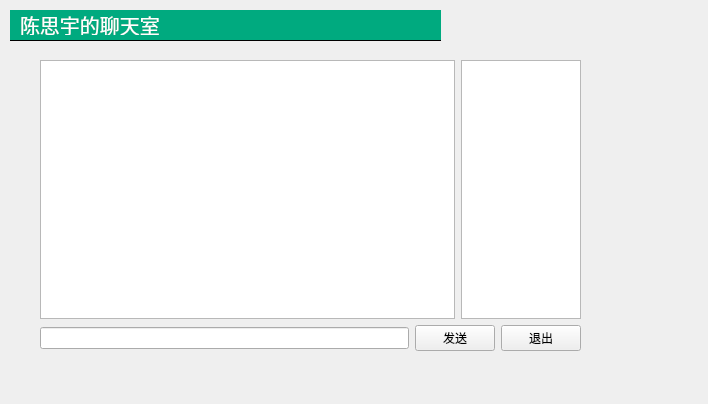
<?xml version="1.0" encoding="UTF-8"?>
<ui version="4.0">
 <class>MainWindow</class>
 <widget class="QMainWindow" name="MainWindow">
  <property name="geometry">
   <rect>
    <x>0</x>
    <y>0</y>
    <width>708</width>
    <height>404</height>
   </rect>
  </property>
  <property name="windowTitle">
   <string>聊天室客户端</string>
  </property>
  <property name="styleSheet">
   <string notr="true">#titleLabel{
background: white;
color :blue;
font-size: 20px;
border:none;
border-bottom: 1px solid black;
padding: 5px;
font：24pt&quot;黑体&quot;;
color:rgb(255,255,255);
background-color:rgba(0,170,127,255);
}

#mainFrame{
border:none;
background: white;
}

#loeinFrame{
background: qlineargradient(x1:0, y1:0, x2:0, y2: 1,stop:0#ddf,stop: 1 #aaf);
border: 1px soid gray;
padding: 10px;
borderradius: 25px;
}
</string>
  </property>
  <widget class="QWidget" name="centralwidget">
   <widget class="QLabel" name="titleLabel">
    <property name="geometry">
     <rect>
      <x>10</x>
      <y>10</y>
      <width>431</width>
      <height>31</height>
     </rect>
    </property>
    <property name="text">
     <string>陈思宇的聊天室</string>
    </property>
   </widget>
   <widget class="QStackedWidget" name="stackedWidget">
    <property name="geometry">
     <rect>
      <x>10</x>
      <y>40</y>
      <width>611</width>
      <height>321</height>
     </rect>
    </property>
    <property name="currentIndex">
     <number>1</number>
    </property>
    <widget class="QWidget" name="loginPage">
     <widget class="QFrame" name="loeinFrame">
      <property name="geometry">
       <rect>
        <x>80</x>
        <y>60</y>
        <width>411</width>
        <height>181</height>
       </rect>
      </property>
      <property name="styleSheet">
       <string notr="true">#titleLabel{
background: white;
color :blue;
font-size: 20px;
border:none;
border-bottom: 1px solid black;
padding: 5ps;
}

#mainFrame{
border:none;
background: white;
}

#loeinFrame{
background: qlineargradient(x1:0, y1:0, x2:0, y2: 1,stop:0#ddf,stop: 1 #aaf);
border: 1px soid gray;
padding: 10px;
borderradius: 25px;
}
</string>
      </property>
      <property name="frameShape">
       <enum>QFrame::Shape::StyledPanel</enum>
      </property>
      <property name="frameShadow">
       <enum>QFrame::Shadow::Raised</enum>
      </property>
      <widget class="QWidget" name="layoutWidget">
       <property name="geometry">
        <rect>
         <x>70</x>
         <y>30</y>
         <width>261</width>
         <height>131</height>
        </rect>
       </property>
       <layout class="QVBoxLayout" name="verticalLayout">
        <item>
         <layout class="QGridLayout" name="gridLayout">
          <item row="0" column="0">
           <widget class="QLabel" name="label_2">
            <property name="text">
             <string>服务器地址：</string>
            </property>
           </widget>
          </item>
          <item row="0" column="1">
           <widget class="QLineEdit" name="serverEdit"/>
          </item>
          <item row="1" column="0">
           <widget class="QLabel" name="label_3">
            <property name="text">
             <string>昵称：</string>
            </property>
           </widget>
          </item>
          <item row="1" column="1">
           <widget class="QLineEdit" name="userName"/>
          </item>
         </layout>
        </item>
        <item>
         <spacer name="verticalSpacer">
          <property name="orientation">
           <enum>Qt::Orientation::Vertical</enum>
          </property>
          <property name="sizeHint" stdset="0">
           <size>
            <width>10</width>
            <height>10</height>
           </size>
          </property>
         </spacer>
        </item>
        <item>
         <widget class="QPushButton" name="loginButton">
          <property name="text">
           <string>登入</string>
          </property>
         </widget>
        </item>
       </layout>
      </widget>
     </widget>
    </widget>
    <widget class="QWidget" name="chatPage">
     <widget class="QWidget" name="layoutWidget">
      <property name="geometry">
       <rect>
        <x>30</x>
        <y>20</y>
        <width>541</width>
        <height>291</height>
       </rect>
      </property>
      <layout class="QVBoxLayout" name="verticalLayout_2">
       <item>
        <layout class="QHBoxLayout" name="horizontalLayout">
         <item>
          <widget class="QTextEdit" name="roomTexitEdit"/>
         </item>
         <item>
          <widget class="QListWidget" name="userListWidget">
           <property name="maximumSize">
            <size>
             <width>120</width>
             <height>16777215</height>
            </size>
           </property>
          </widget>
         </item>
        </layout>
       </item>
       <item>
        <layout class="QHBoxLayout" name="horizontalLayout_2">
         <item>
          <widget class="QLineEdit" name="sayLineEdit"/>
         </item>
         <item>
          <widget class="QPushButton" name="sayButton">
           <property name="text">
            <string>发送</string>
           </property>
          </widget>
         </item>
         <item>
          <widget class="QPushButton" name="logoutButton">
           <property name="text">
            <string>退出</string>
           </property>
          </widget>
         </item>
        </layout>
       </item>
      </layout>
     </widget>
    </widget>
   </widget>
  </widget>
 </widget>
 <resources/>
 <connections/>
</ui>
